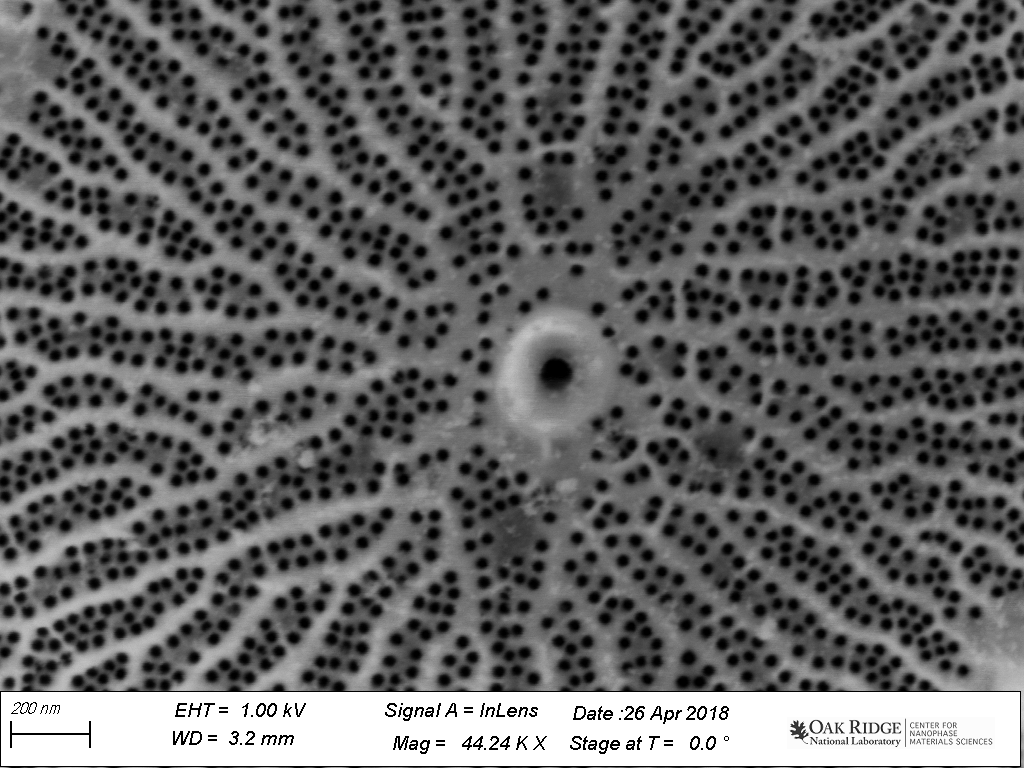
#> input picture work/CNMS/Wild053.tif, 1024 x 768 px
$ jupyter execute 'counting nodes on final skeleton.ipynb'
#> lines starting #> are read from the running program, lines starting #| are printed output that depends on the picture; after the words box and inside, x2 and y2 are one past the last pixel; in counts of white or black regions, pixels touching at a corner belong together
[cell 1]
import matplotlib.pyplot as plt
import cv2
import numpy as np
from skimage.morphology import skeletonize, remove_small_objects

#cropping the image, h-77 subtracts the title at the bottom
original_img = cv2.imread('Wild053.tif',0)
#> original_img is the input picture: shape (768, 1024); min 0, max 255, mean 98.4

(h,w)=np.shape(original_img)
img = original_img[0:h-77, 0:w]
plt.imshow(img, cmap = 'gray')
#plt.xticks([]), plt.yticks([])  # to hide tick values on X and Y axis

#equalizing the histogram
equ = cv2.equalizeHist(img)
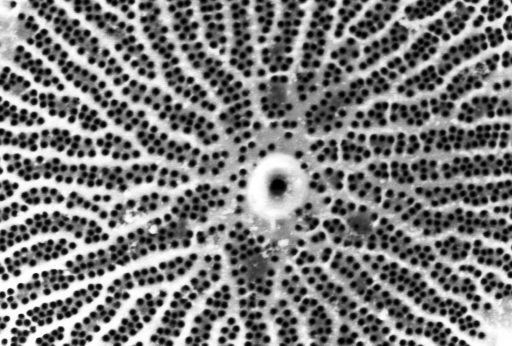
#> equ: shape (691, 1024) (shown at 1/2 size); min 0, max 255, mean 125

[cell 2]
plt.imshow(equ, cmap = 'gray')
plt.xticks([]), plt.yticks([])  # to hide tick values on X and Y axis

[cell 3]
#This sction blurs, thresholds, and skeletonizes the image
#It uses an average blur and an adaptive (local) mean threshold
#Remove_small_objects gets rid of any unconnected dots or lines
ablur = cv2.blur(equ,(17, 17))
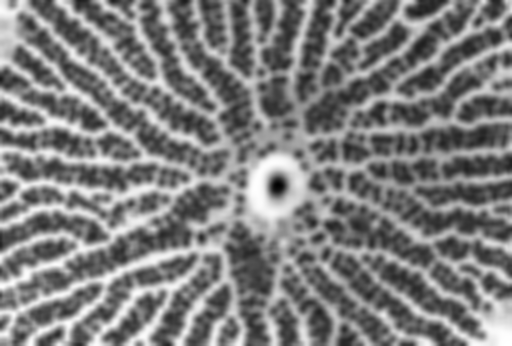
#> ablur: shape (691, 1024) (shown at 1/2 size); min 1, max 255, mean 125
a_mthres = cv2.adaptiveThreshold(ablur,1,cv2.ADAPTIVE_THRESH_MEAN_C,\
            cv2.THRESH_BINARY,45,4)
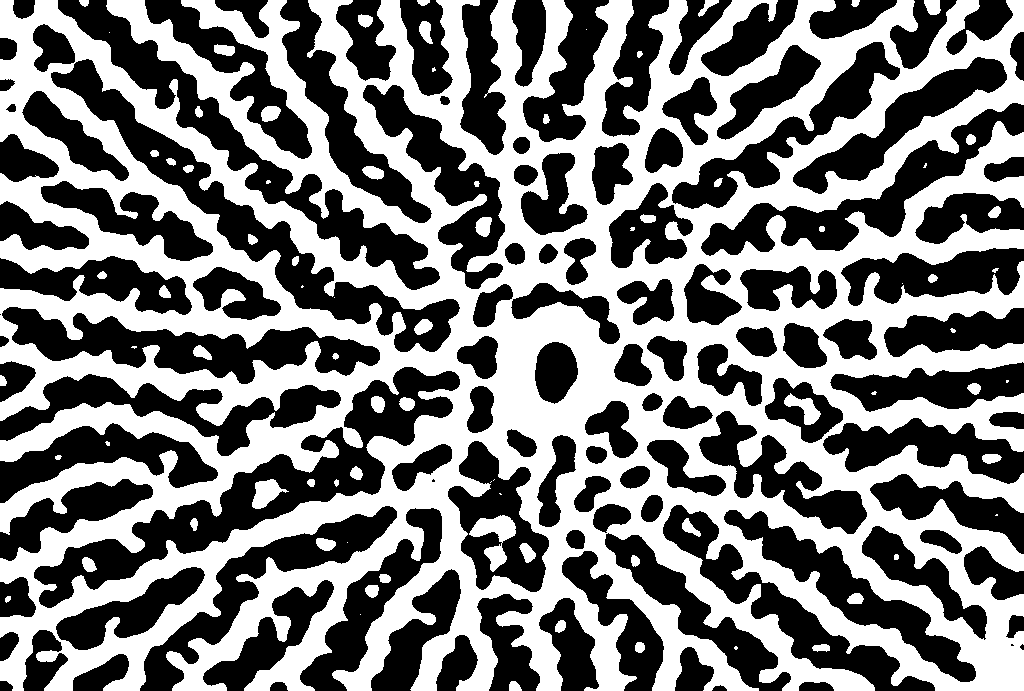
#> a_mthres: shape (691, 1024); values 0 (black) and 1 (white), 48.4% white; 81 white regions (20 under 20 px), largest, box (x1, y1, x2, y2) and area: (0, 0, 1024, 691) 334065, (469, 515, 516, 572) 1154, (252, 479, 289, 509) 601
adaptiveskeleton = skeletonize(a_mthres)
#> adaptiveskeleton: shape (691, 1024) bool; 3% white in thin lines or dots
cleanskel=remove_small_objects(adaptiveskeleton, min_size=170, connectivity=3)
#> cleanskel: shape (691, 1024) bool; 2.9% white in thin lines or dots
plt.imshow(cleanskel, cmap = 'Reds', interpolation='sinc')
plt.xticks([]), plt.yticks([])

[cell 4]
#to plot the skeleton dilated
kernel=np.ones((3,3))
sk=adaptiveskeleton.astype(float)
#> sk: shape (691, 1024) float64; values 0 (black) and 1 (white), 3% white in thin lines or dots
askel_dilation=cv2.dilate(sk,kernel,iterations=1)
#> askel_dilation: shape (691, 1024) float64; values 0 (black) and 1 (white), 11% white; 77 white regions (26 under 20 px), largest, box (x1, y1, x2, y2) and area: (0, 0, 1024, 691) 75158, (472, 524, 507, 568) 301, (789, 392, 819, 421) 170
plt.imshow(askel_dilation,  cmap = 'Reds', interpolation= 'sinc' )
plt.xticks([]), plt.yticks([])  # to hide tick values on X and Y axis

[cell 5]
#to plot the skeleton with objects removed dilated for visibility
floatskeleton=cleanskel.astype(float)
#> floatskeleton: shape (691, 1024) float64; values 0 (black) and 1 (white), 2.9% white in thin lines or dots
rsoskel_dilation=cv2.dilate(floatskeleton,kernel,iterations=1)
#> rsoskel_dilation: shape (691, 1024) float64; values 0 (black) and 1 (white), 10.6% white; 1 white region, box (x1, y1, x2, y2) and area: (0, 0, 1024, 691) 75119
plt.imshow(rsoskel_dilation,  cmap = 'Reds', interpolation= 'sinc' )
plt.xticks([]), plt.yticks([])  # to hide tick values on X and Y axis

[cell 6]
#pre-loop with extra lines to track progress

#the original image values (integers) become floats
#Dividing by 255 normalizes the floats; now they are all between 0 and 1
floatimg=img.astype(float)
normimg=floatimg/255

#skeleton is a float, rgbpic is a RGB image with the dimensions of the cropped diatom image
#the values of R,G, and B are defined later
floatskel=cleanskel.astype(float)
(x,y)=np.shape(img)
rgbpic1=np.zeros((x,y,3))
#dilating the lines of the skeleton to a 3x3 square of pixels (lines are bolder)
kernel=np.ones((3,3))
skel_dilation1=cv2.dilate(floatskel,kernel,iterations=1)

#defining r, g, and b values for the overlay
#if the skeleton is 1, then it plots the skeleton.
#if the skeleton is 0, it plots the grayscale image of the diatom
rgbpic1[:,:,0]=skel_dilation1*(1-normimg)+normimg
rgbpic1[:,:,1]=(1-skel_dilation1)*normimg
rgbpic1[:,:,2]=(1-skel_dilation1)*normimg

#plotting the overlay
#plt.imshow(rgbpic1, interpolation='sinc')
#plt.xticks([]), plt.yticks([])

[cell 7]
#the original image values (integers) become floats
#Dividing by 255 normalizes the floats; now they are all between 0 and 1
floatimg=img.astype(float)
normimg=floatimg/255

#skeleton is a float, rgbpic is a RGB image with the dimensions of the cropped diatom image
#the values of R,G, and B are defined later
floatskel=cleanskel.astype(float)
(x,y)=np.shape(img)
rgbpic=np.zeros((x,y,3))

[cell 8]
# this section finds the number of neighbors to each point in the skeleton
# line ends are points that have only one neighbor
# we want to get rid of these
# keep looping over this section until the number of line ends equals zero
nLineEnds = 1
while (nLineEnds>0):
    #blur the skeleton with 3x3; this gives the average value in a 3x3 portion of the skeleton
    # 9 times the average - 1 should be the number of neighbors
    skelblur = cv2.blur(floatskel,(3,3))
    neighbors=((9*skelblur)-1)

    #making sure edges always have values
    #any skeleton pixels within 'a' pixels from the edge will not be eroded
    edges=np.zeros((x,y))
    a=15
    edges[0:a,:]=np.ones((a,y))
    edges[x-a:x,:]=np.ones((a,y))
    edges[:,0:a]=np.ones((x,a))
    edges[:,y-a:y]=np.ones((x,a))

    #removing the end pixel if a skeleton pixel has 1 neighbor
    neighbors1=(neighbors+5*edges)*floatskel
    line_ends = (neighbors1==1)
    float_line_ends = line_ends.astype(float)
    floatskel=floatskel-line_ends
    nLineEnds=np.sum(line_ends)
#> this loop made 42 passes
#> nLineEnds on passes 1 to 8: 226, 218, 211, 205, 194, 184, 170, 164
#> edges: shape (691, 1024) float64; values 0 (black) and 1 (white), 7.1% white; 1 white region, box (x1, y1, x2, y2) and area: (0, 0, 1024, 691) 50550
#> floatskel: shape (691, 1024) float64; values 0 (black) and 1 (white), 2.5% white in thin lines or dots
#plt.imshow(neighbors1, interpolation='sinc')

[cell 9]
node = neighbors>2
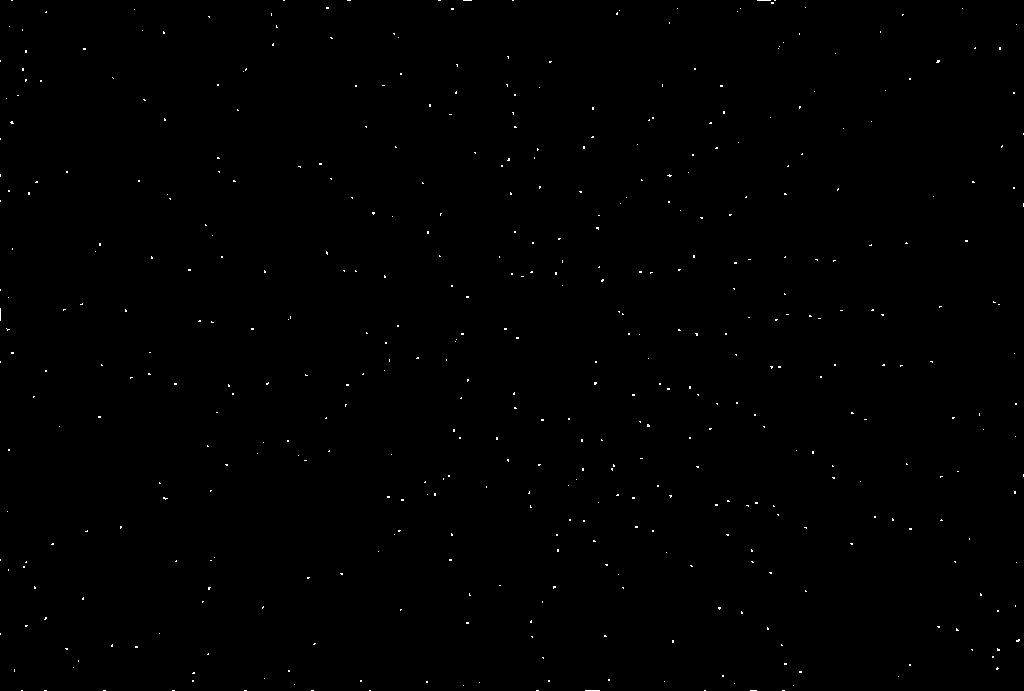
#> node: shape (691, 1024) bool; 0.25% white in thin lines or dots
plt.imshow(node, cmap= 'Greys', interpolation='sinc')
numnodes=np.sum(node)
#> numnodes = 1779
print(numnodes)
#| 1779

[cell 10]
print(np.sum(neighbors1))
#| 44209.0
print(h*w)
#| 786432

[cell 11]
#dilating the lines of the skeleton to a 3x3 square of pixels (lines are bolder)
kernel=np.ones((3,3))
skel_dilation=cv2.dilate(floatskel,kernel,iterations=1)
#> skel_dilation: shape (691, 1024) float64; values 0 (black) and 1 (white), 8.9% white; 1 white region, box (x1, y1, x2, y2) and area: (0, 0, 1024, 691) 62862

#defining r, g, and b values for the overlay
#if the skeleton is 1, then it plots the skeleton.
#if the skeleton is 0, it plots the grayscale image of the diatom
rgbpic[:,:,0]=skel_dilation*(1-normimg)+normimg
rgbpic[:,:,1]=(1-skel_dilation)*normimg
rgbpic[:,:,2]=(1-skel_dilation)*normimg
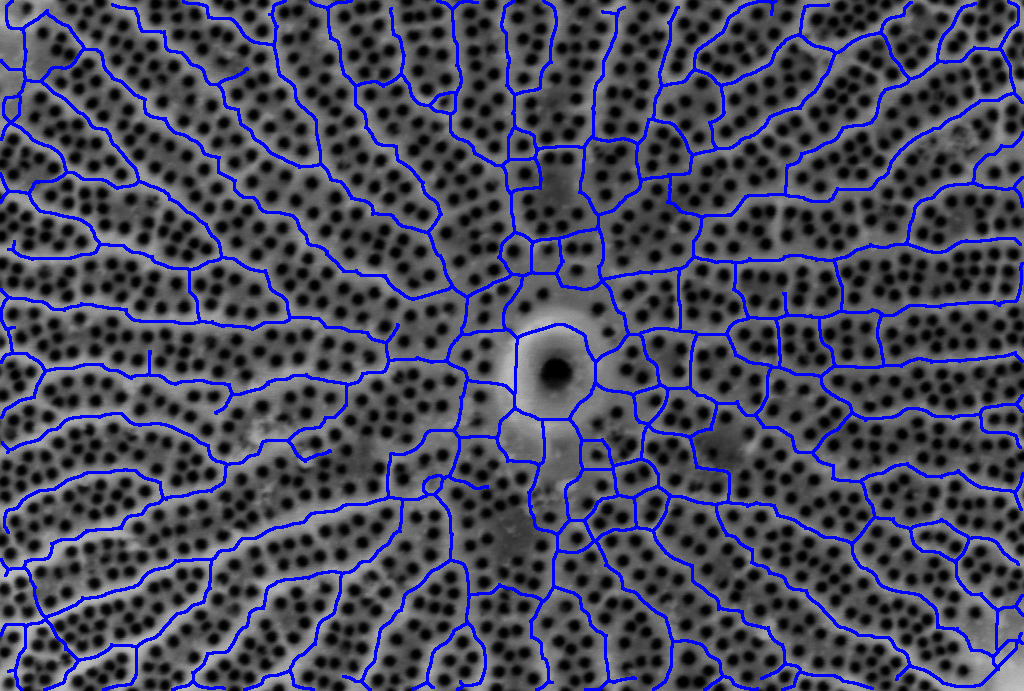
#> rgbpic: shape (691, 1024, 3) float64; mean of channels 0, 1, 2 0.372, 0.283, 0.283; drawn as B, G, R

#plotting the overlay
plt.imshow(rgbpic, interpolation='sinc')
plt.xticks([]), plt.yticks([])

$ run again, with work/CNMS/Wild004.tif copied over work/CNMS/Wild053.tif
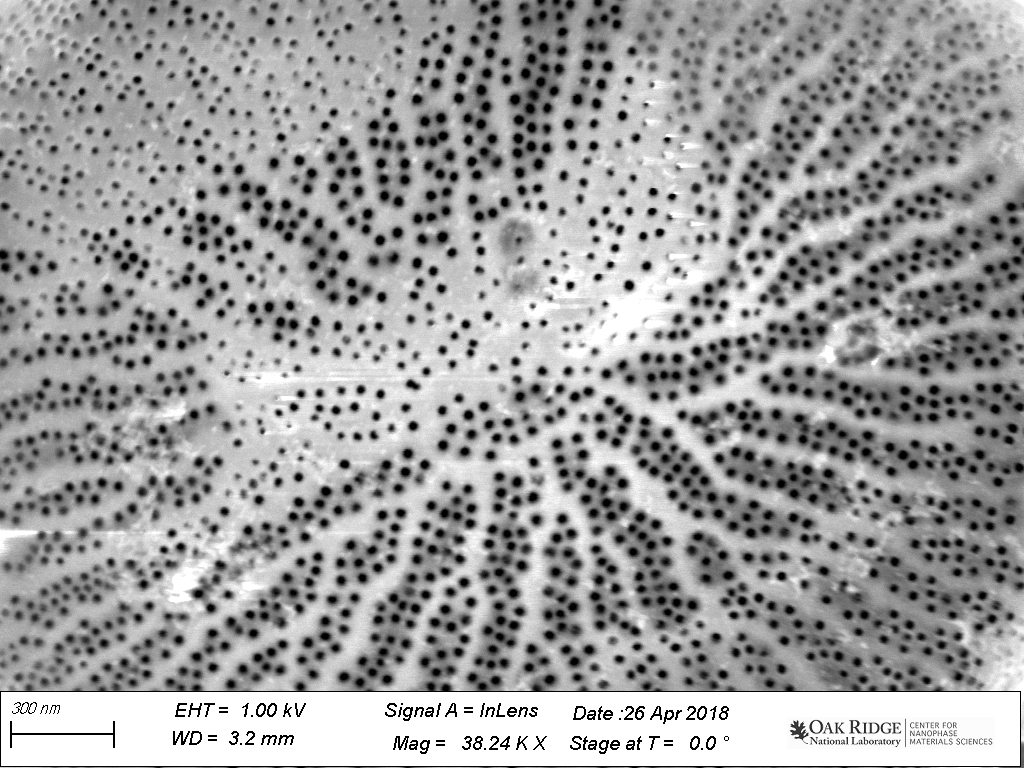
#> input picture work/CNMS/Wild004.tif, 1024 x 768 px
#> original_img is the input picture: shape (768, 1024); min 0, max 255, mean 158.6
#> `a_mthres = cv2.adaptiveThreshold(ablur,1,cv2.ADAPTIVE_THRESH_MEAN_C,\ ..`:
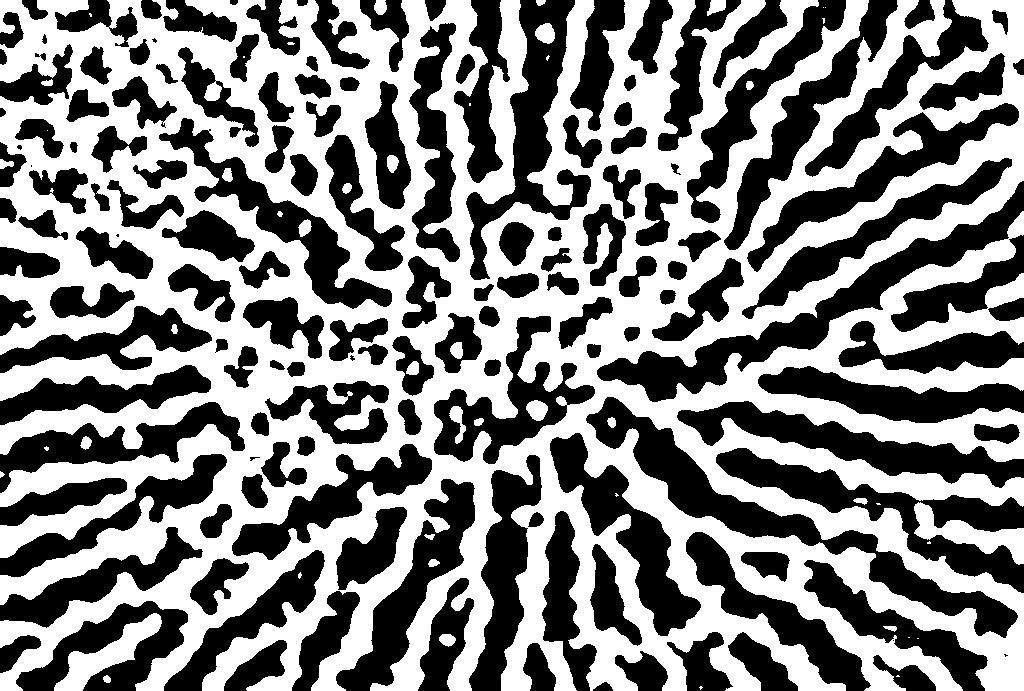
#> a_mthres: shape (691, 1024); values 0 (black) and 1 (white), 51.3% white; 157 black regions (8 under 20 px), largest, box (x1, y1, x2, y2) and area: (586, 397, 1018, 638) 13640, (597, 181, 1024, 402) 13097, (716, 448, 1024, 593) 11053
#> adaptiveskeleton: shape (691, 1024) bool; 3.3% white in thin lines or dots
#> cleanskel: shape (691, 1024) bool; 3.2% white in thin lines or dots
#> sk: shape (691, 1024) float64; values 0 (black) and 1 (white), 3.3% white in thin lines or dots
#> askel_dilation: shape (691, 1024) float64; values 0 (black) and 1 (white), 12% white; 47 white regions (15 under 20 px), largest, box (x1, y1, x2, y2) and area: (0, 0, 1024, 691) 82265, (918, 507, 1023, 561) 518, (54, 620, 156, 691) 505
#> floatskeleton: shape (691, 1024) float64; values 0 (black) and 1 (white), 3.2% white in thin lines or dots
#> rsoskel_dilation: shape (691, 1024) float64; values 0 (black) and 1 (white), 11.6% white; 1 white region, box (x1, y1, x2, y2) and area: (0, 0, 1024, 691) 82265
#> the loop `while (nLineEnds>0):` made 59 passes
#> nLineEnds on passes 1 to 8: 233, 221, 213, 203, 192, 180, 171, 153
#> node: shape (691, 1024) bool; 0.32% white in thin lines or dots
#> numnodes = 2293
#| 2293
#| 50808.0
#| 786432
#> skel_dilation: shape (691, 1024) float64; values 0 (black) and 1 (white), 10.1% white; 1 white region, box (x1, y1, x2, y2) and area: (0, 0, 1024, 691) 71786
#> `rgbpic[:,:,2]=(1-skel_dilation)*normimg`:
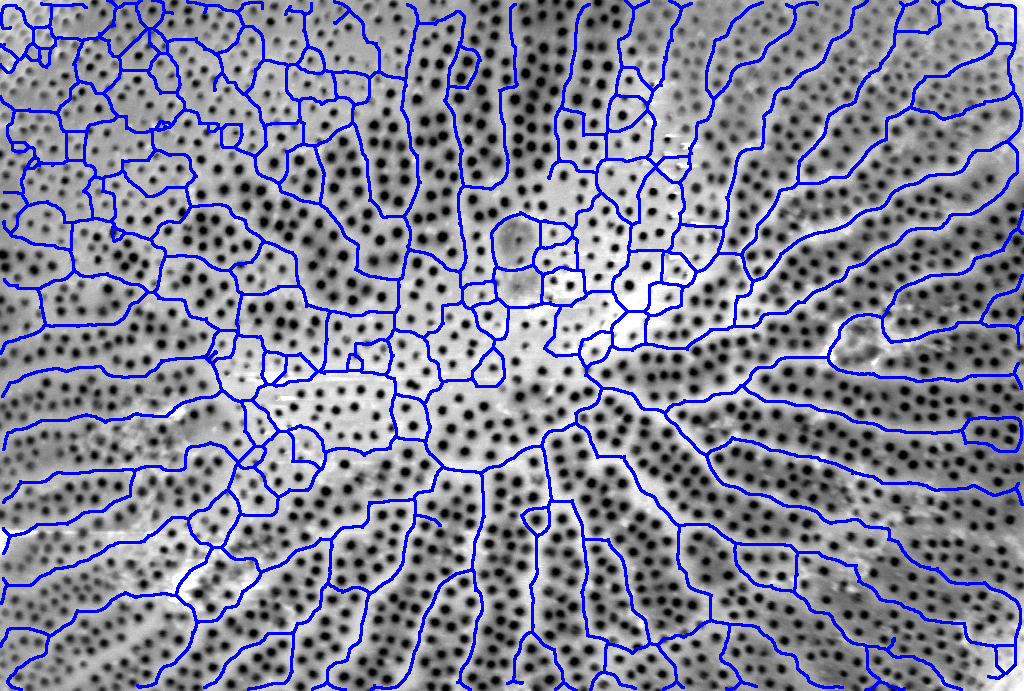
#> rgbpic: shape (691, 1024, 3) float64; mean of channels 0, 1, 2 0.615, 0.514, 0.514; drawn as B, G, R
